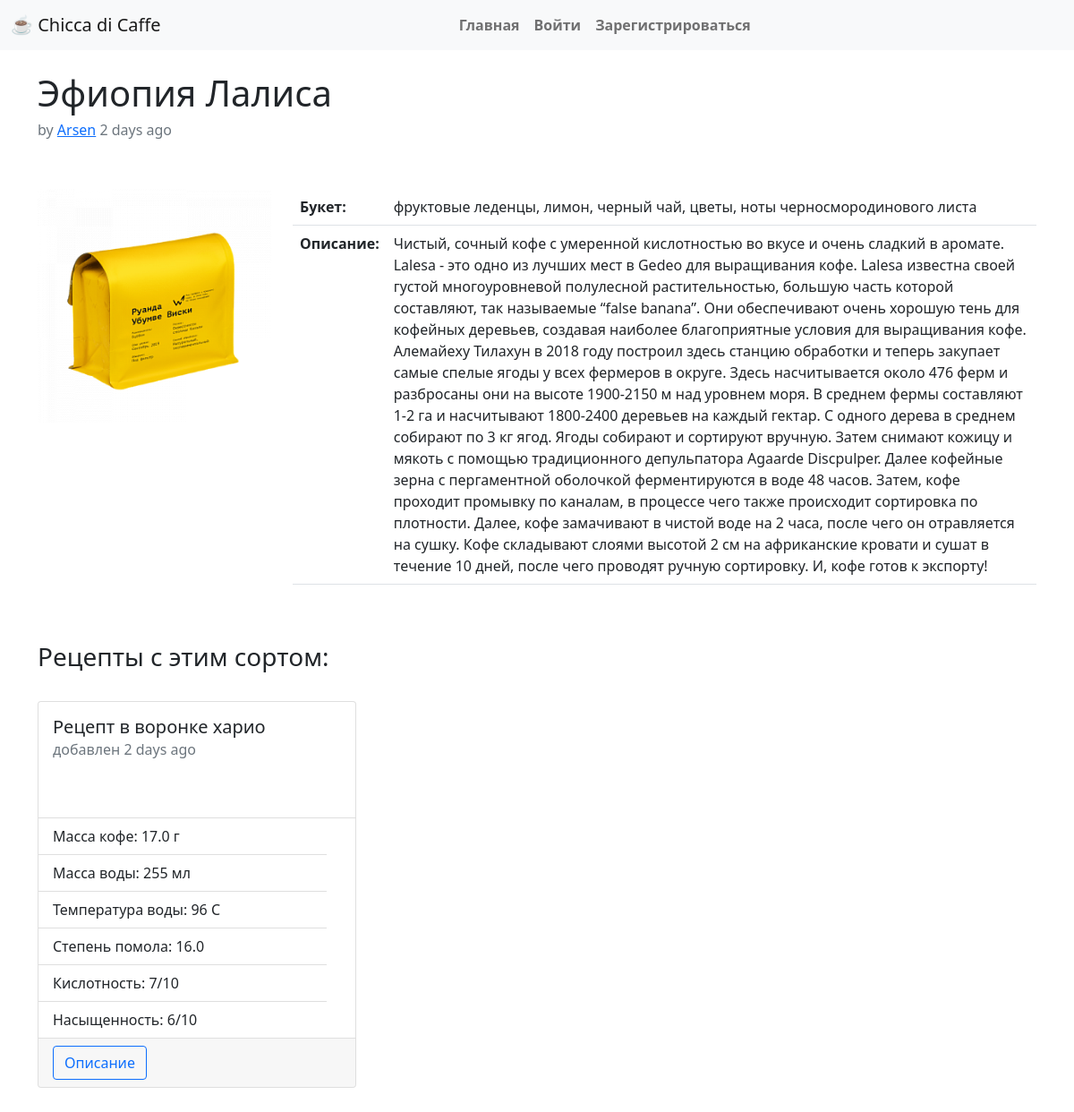
/sort/1, run on the app's committed database.
### app/models.py (models this page shows, shortened)
class Sort(db.Model):  # SearchableMixin, db.Model):
    __searchable__ = ['title', 'bouquet']
    id = db.Column(db.Integer, primary_key=True)
    title = db.Column(db.String(60), index=True, unique=True)
    bouquet = db.Column(db.String(120))
    description = db.Column(db.Text())
    timestamp = db.Column(db.DateTime, index=True, default=datetime.utcnow())
    user_id = db.Column(db.Integer, db.ForeignKey('user.id'))

class User(UserMixin, db.Model):
    id = db.Column(db.Integer, primary_key=True)
    username = db.Column(db.String(32), index=True, unique=True)
    email = db.Column(db.String(120), index=True, unique=True)
    password_hash = db.Column(db.String(128))
    recipes = db.relationship('Recipe', backref='author', lazy='dynamic')

class Recipe(db.Model):
    title = db.Column(db.String(200), index=True, unique=True)
    id = db.Column(db.Integer, primary_key=True)
    timestamp = db.Column(db.DateTime, index=True, default=datetime.utcnow)
    user_id = db.Column(db.Integer, db.ForeignKey('user.id'))
    sort_id = db.Column(db.Integer, db.ForeignKey('sort.id'))
    coffee_mass = db.Column(db.Float)
    water_mass = db.Column(db.Integer)
    water_temp = db.Column(db.Integer)
    grinding = db.Column(db.Float)
    acidity = db.Column(db.Integer)
    tds = db.Column(db.Integer)
    body = db.Column(db.Text())

### app/routes.py (the view)
@app.route('/sort/<sort_id>')
def sort(sort_id):
    s = Sort.query.filter_by(id=sort_id).first_or_404()
    u = User.query.filter_by(id=s.user_id).first()
    r = Recipe.query.filter_by(sort_id=sort_id).all()
    return render_template('sort.html', sort=s, user=u, recipes=r, ADMIN_EMAILS=Config.ADMINS)

### app/templates/sort.html (shortened to what this page needs)
{% extends "base.html" %}
{% block app_content %}
    <h1>
        {{sort.title}}
    </h1>
    <h6 class="text-muted">by <a href="{{ url_for('user', user_id=user.id) }}">{{user.username}}</a> {{ moment(sort.timestamp).fromNow() }}</h6>
    <br><br>
    <div class="row">
        <div class="col-sm-3">
            <img src="{{ url_for( 'static', filename='img/empty.png', v=1)}}" class="img-fluid" alt="coffee">
        </div>
        <div class="col-sm-9">
            <table class="table">
                <tbody>
                    <tr>
                        <th>Букет:</th>
                        <td>{{ sort.bouquet }}</td>
                    </tr>
                    <tr>
                        <th>Описание:</th>
                        <td>{{ sort.description }}</td>
                    </tr>
                </tbody>
            </table>
        </div>
    </div>
    <br><br>
    {% if recipes %}
    <h3>Рецепты с этим сортом:</h3>
    <br>
    <div class="row">
        {% for recipe in recipes %}
            {% include 'recipe_card.html' %}
        {% endfor %}
    </div>
    {% endif %}
{% endblock %}

### app/templates/recipe_card.html
<div class="col-sm-4">
<div class="card" style="min-height: 27rem; margin-bottom: 1rem;">
    <div class="card-body">
        <h5 class="card-title">{{ recipe.title }}</h5>
        <h6 class="card-subtitle mb-2 text-muted">добавлен {{ moment(recipe.timestamp).fromNow() }}</h6>
    </div>
    <ul class="list-group list-group-flush">
        <li class="list-group-item">Масса кофе: {{ recipe.coffee_mass }} г</li>
        <li class="list-group-item">Масса воды: {{ recipe.water_mass }} мл</li>
        <li class="list-group-item">Температура воды: {{ recipe.water_temp }} C</li>
        <li class="list-group-item">Степень помола: {{ recipe.grinding }}</li>
        <li class="list-group-item">Кислотность: {{ recipe.acidity }}/10</li>
        <li class="list-group-item">Насыщенность: {{ recipe.tds }}/10</li>
    </ul>
    <div class="card-footer">
        <a href="{{ url_for('recipe', recipe_id=recipe.id) }}" class="btn btn-outline-primary">Описание</a>
    </div>
</div>
</div>

### data on the page
Sort: title "Эфиопия Лалиса", timestamp "2 days ago", bouquet "фруктовые леденцы, лимон, черный чай, цветы, ноты черносмородинового листа", description "Чистый, сочный кофе с умеренной кислотностью во вкусе и очень сладкий в аромате. Lalesa - это одно из лучших мест в Gedeo для выращивания кофе. Lalesa известна своей густой многоуровневой полулесной растительностью, большую часть которой составляют, так называемые “false banana”. Они обеспечивают очень хорошую тень для кофейных деревьев, создавая наиболее благоприятные условия для выращивания кофе. Алемайеху Тилахун в 2018 году построил здесь станцию обработки и теперь закупает самые спелые ягоды у всех фермеров в округе. Здесь насчитывается около 476 ферм и разбросаны они на высоте 1900-2150 м над уровнем моря. В среднем фермы составляют 1-2 га и насчитывают 1800-2400 деревьев на каждый…"
User: username "Arsen"
Recipe: title "Рецепт в воронке харио", timestamp "2 days ago", coffee_mass "17.0", water_mass "255", water_temp "96", grinding "16.0", acidity "7", tds "6"
